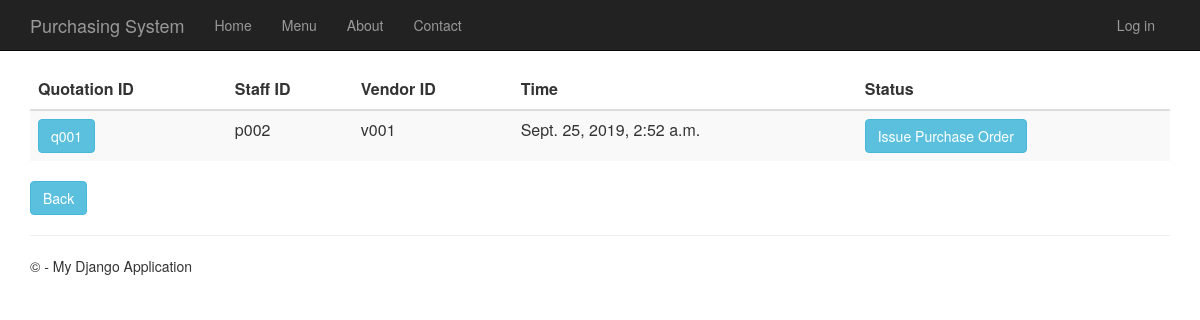
The page /quotationhistory on the database its author committed.
### Quotation/models.py (models this page shows, shortened)
class Quotation(models.Model):
    quotation_id = models.CharField(primary_key=True, max_length=10)
    time_created = models.DateTimeField()
    description = models.TextField(null=True,default=None, blank=True)
    total_price = models.DecimalField(max_digits=10, decimal_places=2, default=Decimal('0.00'))
    person_id = models.ForeignKey(Person, on_delete = models.CASCADE)
    vendor_id = models.ForeignKey(Vendor, on_delete = models.CASCADE)
    request_for_quotation_id = models.OneToOneField(RequestForQuotation, on_delete = models.CASCADE)

### app/models.py (models this page shows, shortened)
class Person(models.Model):
    user_id = models.OneToOneField(User)
    person_id = models.CharField(primary_key=True, max_length=10)
    person_name = models.TextField()
    person_address = models.TextField()
    person_phone_number = models.TextField()
    person_role = models.TextField(default = 'MANAGER')

class Vendor(models.Model):
    vendor_id = models.CharField(primary_key=True, max_length=10)
    vendor_name = models.TextField()
    vendor_phone_number = models.TextField()
    vendor_address = models.TextField()
    vendor_email = models.TextField()
    def __str__(self):
        return str(self.vendor_id)

### Quotation/views.py (the view)
# urls.py: url(r'^quotationhistory', Quotation.views.quotationhistory, name="quotation_history"),
def quotationhistory(request):
    quotations = Quotation.objects.all()
    context = {
            'title':'Quotation History',
            'rows':quotations
        }
    return render(request,'Quotation/quotationhistory.html',context)

### Quotation/templates/Quotation/quotationhistory.html
﻿{% extends "app/layout.html" %}
{% block content %}
<div class="purchaseorderhistory margintop" action="menu">
    <form action="quotationhistorydetails" method="GET">
        <table class="table table-striped margintop">
            <thead>
                <tr>
                    <th scope="col">Quotation ID</th>
                    <th scope="col">Staff ID</th>
                    <th scope="col">Vendor ID</th>
                    <th scope="col">Time</th>
                    <th scope="col">Status</th>
                </tr>
            </thead>
            <tbody>
                {% for r in rows %}
                <tr>
                    <td><button type="submit" name="quo_id" value="{{r.quotation_id}}" class="btn btn-info">{{r.quotation_id}}</button></td>
                    <td>{{r.person_id.person_id}}</td>
                    <td>{{r.vendor_id}}</td>
                    <td>{{r.time_created}}</td>
                    <td><button type="submit" class="btn btn-info buttonsize1">Issue Purchase Order</button></td>
                </tr>
                {% endfor %}
            </tbody>
        </table>
        <div class="margintop">
            <a type="submit" class="btn btn-info" href="/menu">Back</a>
        </div>
    </form>
</div>
{% endblock %}

### app/static/app/content/site.css (style rules this page uses)
body { padding-top: 50px; padding-bottom: 20px; }

### rows shown on the page
Quotation: quotation_id "q001", person_id.person_id "p002", vendor_id "v001", time_created "Sept. 25, 2019, 2:52 a.m."
